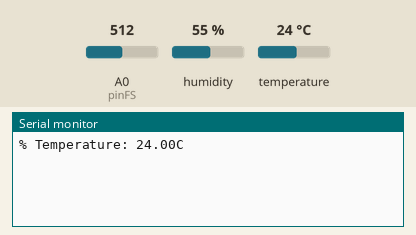
Simulated run of this program. Board: ESP8266 (Wemos D1 mini). On the bench: the last lines printed to the serial monitor. The test bench sets the inputs (shaded band); at power-on: A0 (pinFS) = 512, humidity 55 %, temperature 24 °C. WiFi joins after 1.5 s; servers stay silent unless stated.

Above: at 3.0 s.
3.1 s: A0 (pinFS) set to 306
At 3.26 s:
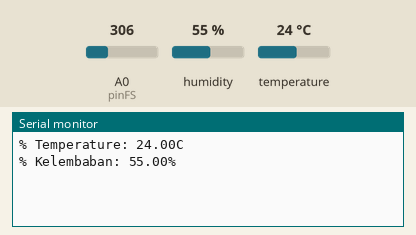
5.0 s: A0 (pinFS) set to 716
At 5.53 s:
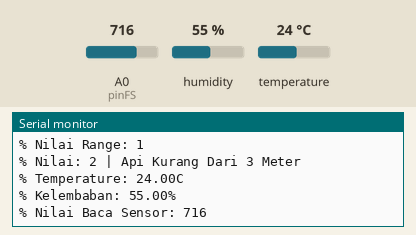
8.3 s: A0 (pinFS) set to 900
At 8.81 s:
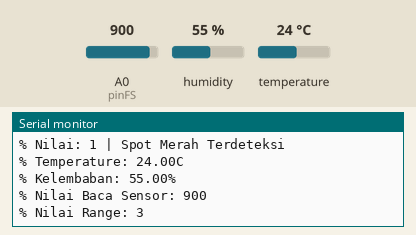
11.4 s: humidity set to 22 %
At 11.62 s:
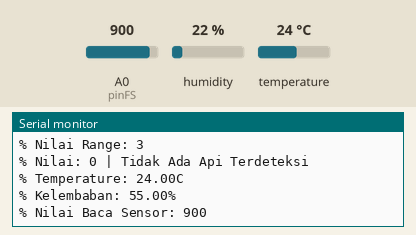
12.9 s: temperature set to 12 °C
At 13.14 s:
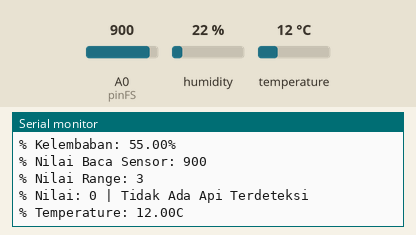
14.4 s: humidity set to 40 %
At 14.4 s:
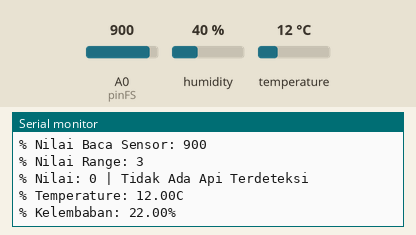
Timing chart, 0 to 16.9 s (numbered marks = the images above; inputs shaded):
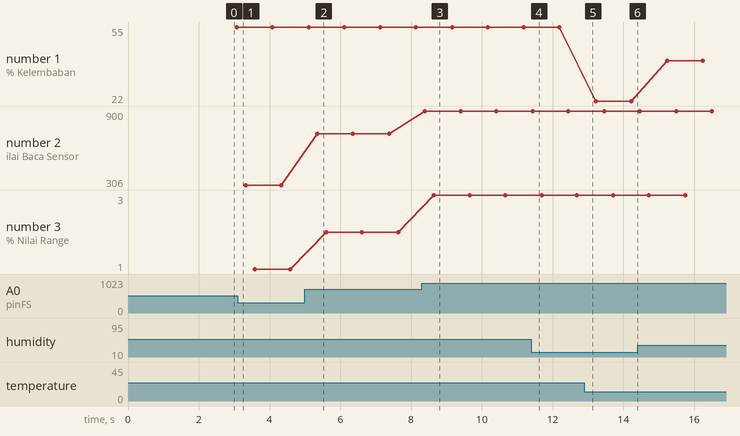

The program:

main.cpp
```cpp
#define BLYNK_TEMPLATE_ID "TMPLIwod7PUR"
#define BLYNK_DEVICE_NAME "Blynk API"
#define BLYNK_AUTH_TOKEN "6YE0Yj6e_Bfig7epSLIfbYKvNoGhORmy"

#define BLYNK_PRINT Serial
#define APP_DEBUG

#include <Arduino.h>
#include <DHT.h>
#include <ESP8266WiFi.h>
#include <BlynkSimpleEsp8266.h>

// You should get Auth Token in the Blynk App.
// Go to the Project Settings (nut icon).
char auth[] = BLYNK_AUTH_TOKEN;
char ssid[] = "vivo1820";
char password[] = "sinta123";

#define pinDHT D5
#define pinFS A0
#define vPinKelembapan V1
#define vPinSuhu V0
#define vPinDataIRSensor V2

BlynkTimer timer;
DHT dht(pinDHT, DHT11);

// lowest and highest sensor readings:
const int sensorMin = 0;    // sensor minimum
const int sensorMax = 1024; // sensor maximum
int sensorReading, range;
float suhu, kelembapan;

void sendSensorData()
{
  suhu = dht.readTemperature();
  Blynk.virtualWrite(vPinSuhu, suhu);
  Serial.print("% Temperature: ");
  Serial.print(suhu);
  Serial.println("C ");
  delay(250);

  kelembapan = dht.readHumidity();
  Blynk.virtualWrite(vPinKelembapan, kelembapan);
  Serial.print("% Kelembaban: ");
  Serial.print(kelembapan);
  Serial.println("% ");
  delay(250);

  sensorReading = analogRead(pinFS);
  range = map(sensorReading, sensorMin, sensorMax, 0, 3);
  Serial.print("% Nilai Baca Sensor: ");
  delay(250);
  Serial.println(sensorReading);
  Serial.print("% Nilai Range: ");
  delay(250);
  Serial.println(range);
  switch (range)
  {
  case 0: // A fire closer than 1.5 feet away.
    Blynk.virtualWrite(vPinDataIRSensor, "3");
    Serial.print("% Nilai: ");
    Serial.print(3);
    Serial.println(" | Api Kurang Dari 1 Meter");
    break;
  case 1: // A fire between 1-3 feet away.
    Blynk.virtualWrite(vPinDataIRSensor, "2");
    Serial.print("% Nilai: ");
    Serial.print(2);
    Serial.println(" | Api Kurang Dari 3 Meter");
    break;
  case 2: // Red spot detected.
    Blynk.virtualWrite(vPinDataIRSensor, "1");
    Serial.print("% Nilai: ");
    Serial.print(1);
    Serial.println(" | Spot Merah Terdeteksi");
    break;
  case 3: // No fire detected.
    Blynk.virtualWrite(vPinDataIRSensor, "0");
    Serial.print("% Nilai: ");
    Serial.print(0);
    Serial.println(" | Tidak Ada Api Terdeteksi");
    break;
  }
}

void setup()
{
  // put your setup code here, to run once:
  Serial.begin(115200);
  dht.begin();
  Blynk.begin(auth, ssid, password);

  // Setup a function to be called every second
  timer.setInterval(1000L, sendSensorData);
}

void loop()
{
  // put your main code here, to run repeatedly:
  Blynk.run();
  timer.run();
}
```

Measured:
- after the input at 5.0 s, the serial monitor: prints a new line after 0.35 s (image 2)
- after the input at 8.3 s, the serial monitor: prints a new line after 0.08 s (image 3)
- after the input at 12.9 s, the serial monitor: prints a new line after 0.06 s (image 5)
- plotted number 1: 22 → 40 after the input at 14.4 s
- plotted number 2: 306 → 716 after the input at 5.0 s, 716 → 900 after the input at 8.3 s
- plotted number 3: 2 → 3 after the input at 8.3 s
